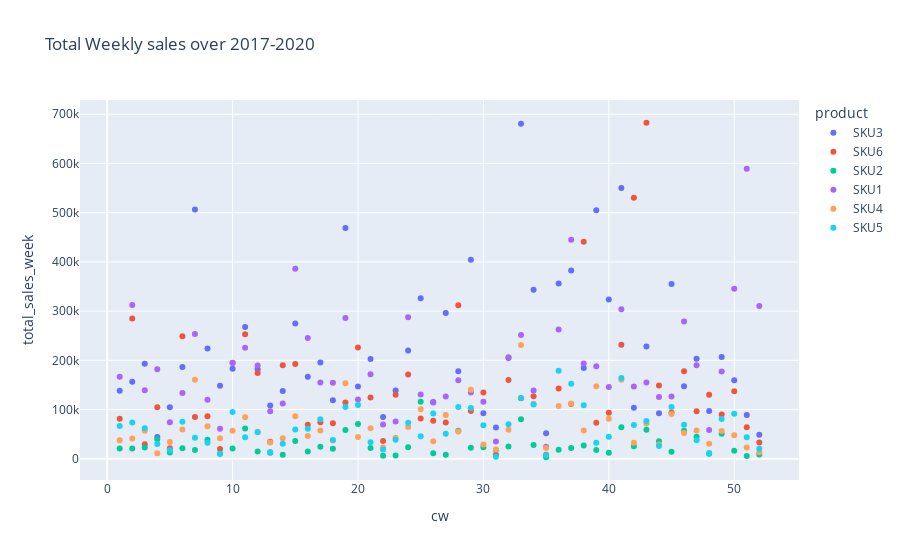

Write notebook code for a chart like this one.
### Code cell
df.groupby(['product', 'cw']).agg(total_sales_week = ('sales','sum')).reset_index().plot.scatter(x='cw', y='total_sales_week', 
color="product", title="Total Weekly sales over 2017-2020")

### Figure 1 — Plotly figure (JSON) as saved in the notebook; plotly's stock layout.template omitted (floating-point values rounded to 4 significant figures)
{"data": [{"hovertemplate": "product=SKU3<br>cw=%{x}<br>total_sales_week=%{y}<extra></extra>", "legendgroup": "SKU3", "marker": {"color": "#636efa", "symbol": "circle"}, "mode": "markers", "name": "SKU3", "orientation": "v", "showlegend": true, "type": "scatter", "x": [14, 46, 4, 33, 18, 2, 28, 44, 41, 49, 27, 23, 52, 13, 42, 7, 29, 31, 11, 45, 30, 22, 20, 5, 43, 12, 36, 50, 3, 21, 26, 16, 24, 48, 37, 39, 8, 19, 15, 40, 34, 47, 38, 17, 25, 1, 9, 35, 32, 51, 10, 6], "xaxis": "x", "y": [137807, 147326, 44422, 680641, 118718, 156423, 177781, 92368, 550338, 206866, 296215, 138877, 48767, 108050, 103924, 506270, 404210, 63779, 267874, 355001, 92485, 84846, 146983, 104744, 228102, 181687, 355972, 159760, 193232, 202885, 115388, 166833, 219868, 97320, 382548, 504815, 224303, 469021, 274869, 323565, 343625, 203257, 184315, 195725, 326276, 138298, 148228, 51884, 205005, 88937, 182967, 186681], "yaxis": "y"}, {"hovertemplate": "product=SKU6<br>cw=%{x}<br>total_sales_week=%{y}<extra></extra>", "legendgroup": "SKU6", "marker": {"color": "#EF553B", "symbol": "circle"}, "mode": "markers", "name": "SKU6", "orientation": "v", "showlegend": true, "type": "scatter", "x": [44, 20, 35, 29, 37, 40, 21, 31, 12, 9, 7, 14, 39, 8, 4, 43, 51, 33, 45, 34, 2, 13, 22, 27, 23, 16, 30, 10, 38, 28, 18, 32, 26, 24, 25, 41, 3, 46, 36, 50, 1, 19, 48, 11, 5, 47, 6, 52, 49, 42, 17, 15], "xaxis": "x", "y": [148874, 226041, 8158, 97344, 111143, 93638, 124518, 8121, 174120, 19816, 84931, 190063, 73234, 86354, 104575, 682632, 63896, 122856, 93433, 127278, 284835, 34877, 36350, 73991, 130160, 69055, 134785, 195065, 441108, 311753, 72397, 159949, 77196, 171415, 82083, 231605, 29354, 178109, 142580, 137417, 81265, 114287, 130163, 252898, 21426, 96844, 248816, 32960, 90071, 530501, 74139, 192439], "yaxis": "y"}, {"hovertemplate": "product=SKU2<br>cw=%{x}<br>total_sales_week=%{y}<extra></extra>", "legendgroup": "SKU2", "marker": {"color": "#00cc96", "symbol": "circle"}, "mode": "markers", "name": "SKU2", "orientation": "v", "showlegend": true, "type": "scatter", "x": [13, 35, 8, 27, 18, 7, 3, 45, 30, 36, 19, 23, 32, 33, 14, 26, 48, 41, 46, 20, 40, 5, 4, 1, 39, 12, 47, 34, 6, 43, 49, 29, 2, 38, 37, 25, 16, 15, 10, 24, 51, 21, 52, 31, 9, 28, 50, 44, 42, 17, 22, 11], "xaxis": "x", "y": [12075, 3170, 38832, 8488, 20656, 18059, 22758, 14433, 23512, 18199, 58289, 6750, 25218, 80372, 8469, 11343, 10204, 64120, 56860, 70801, 12481, 12770, 39626, 20778, 18005, 14847, 44997, 27890, 21432, 59148, 51122, 22516, 20850, 27033, 21759, 116058, 14867, 36005, 20919, 23383, 5607, 21817, 8681, 17970, 10103, 57017, 16293, 35618, 25763, 24424, 6058, 61707], "yaxis": "y"}, {"hovertemplate": "product=SKU1<br>cw=%{x}<br>total_sales_week=%{y}<extra></extra>", "legendgroup": "SKU1", "marker": {"color": "#ab63fa", "symbol": "circle"}, "mode": "markers", "name": "SKU1", "orientation": "v", "showlegend": true, "type": "scatter", "x": [51, 6, 28, 26, 25, 34, 19, 24, 3, 31, 49, 42, 10, 27, 43, 22, 41, 1, 29, 23, 37, 5, 14, 12, 9, 17, 7, 40, 15, 45, 20, 44, 38, 36, 16, 33, 18, 2, 21, 52, 46, 47, 35, 50, 48, 8, 39, 30, 13, 11, 32, 4], "xaxis": "x", "y": [589121, 133440, 159413, 114544, 130550, 138603, 286000, 287340, 139141, 35136, 177466, 147055, 194714, 126734, 154891, 69597, 303918, 166552, 134838, 75924, 444987, 74359, 112224, 189486, 61063, 154949, 253456, 146045, 386271, 126812, 120325, 125474, 193681, 262479, 245395, 251313, 154710, 312601, 171726, 310178, 278962, 190023, 24346, 345216, 58754, 119988, 188090, 115991, 96637, 225718, 206141, 182091], "yaxis": "y"}, {"hovertemplate": "product=SKU4<br>cw=%{x}<br>total_sales_week=%{y}<extra></extra>", "legendgroup": "SKU4", "marker": {"color": "#FFA15A", "symbol": "circle"}, "mode": "markers", "name": "SKU4", "orientation": "v", "showlegend": true, "type": "scatter", "x": [4, 6, 48, 45, 23, 8, 13, 20, 22, 3, 12, 25, 43, 11, 52, 24, 31, 51, 40, 2, 15, 27, 18, 19, 49, 42, 10, 50, 7, 30, 35, 32, 5, 29, 17, 39, 14, 33, 41, 44, 37, 47, 1, 46, 28, 16, 9, 34, 36, 38, 26, 21], "xaxis": "x", "y": [11086, 59601, 30766, 90892, 42679, 65928, 33122, 44325, 22974, 57001, 54883, 100803, 71567, 84440, 13155, 64769, 19161, 23104, 81316, 41246, 86692, 89141, 37131, 153645, 56507, 32542, 56789, 47997, 160485, 29095, 21743, 59243, 34081, 140377, 57617, 147504, 41583, 231151, 160790, 28903, 112314, 57624, 37613, 52567, 55282, 46335, 41678, 111624, 107474, 57367, 35463, 62036], "yaxis": "y"}, {"hovertemplate": "product=SKU5<br>cw=%{x}<br>total_sales_week=%{y}<extra></extra>", "legendgroup": "SKU5", "marker": {"color": "#19d3f3", "symbol": "circle"}, "mode": "markers", "name": "SKU5", "orientation": "v", "showlegend": true, "type": "scatter", "x": [7, 1, 45, 21, 18, 23, 41, 40, 44, 50, 14, 16, 48, 52, 9, 5, 27, 19, 49, 10, 8, 32, 51, 38, 42, 13, 24, 26, 33, 30, 47, 22, 29, 28, 17, 2, 46, 37, 3, 15, 20, 39, 35, 36, 6, 12, 11, 31, 43, 4, 34, 25], "xaxis": "x", "y": [43016, 66556, 105272, 33455, 38002, 38576, 164357, 44816, 26201, 91391, 30387, 61057, 11700, 20199, 10080, 17640, 50732, 105458, 80905, 95223, 32870, 70113, 43971, 108703, 68525, 13744, 73006, 92082, 123663, 68148, 37942, 18937, 102975, 104998, 80216, 73807, 69008, 152541, 61934, 59598, 109261, 32779, 7271, 178960, 75087, 53984, 43563, 4226, 76817, 29863, 110538, 45936], "yaxis": "y"}], "layout": {"legend": {"title": {"text": "product"}, "tracegroupgap": 0}, "title": {"text": "Total Weekly sales over 2017-2020"}, "xaxis": {"anchor": "y", "domain": [0, 1], "title": {"text": "cw"}}, "yaxis": {"anchor": "x", "domain": [0, 1], "title": {"text": "total_sales_week"}}}}
